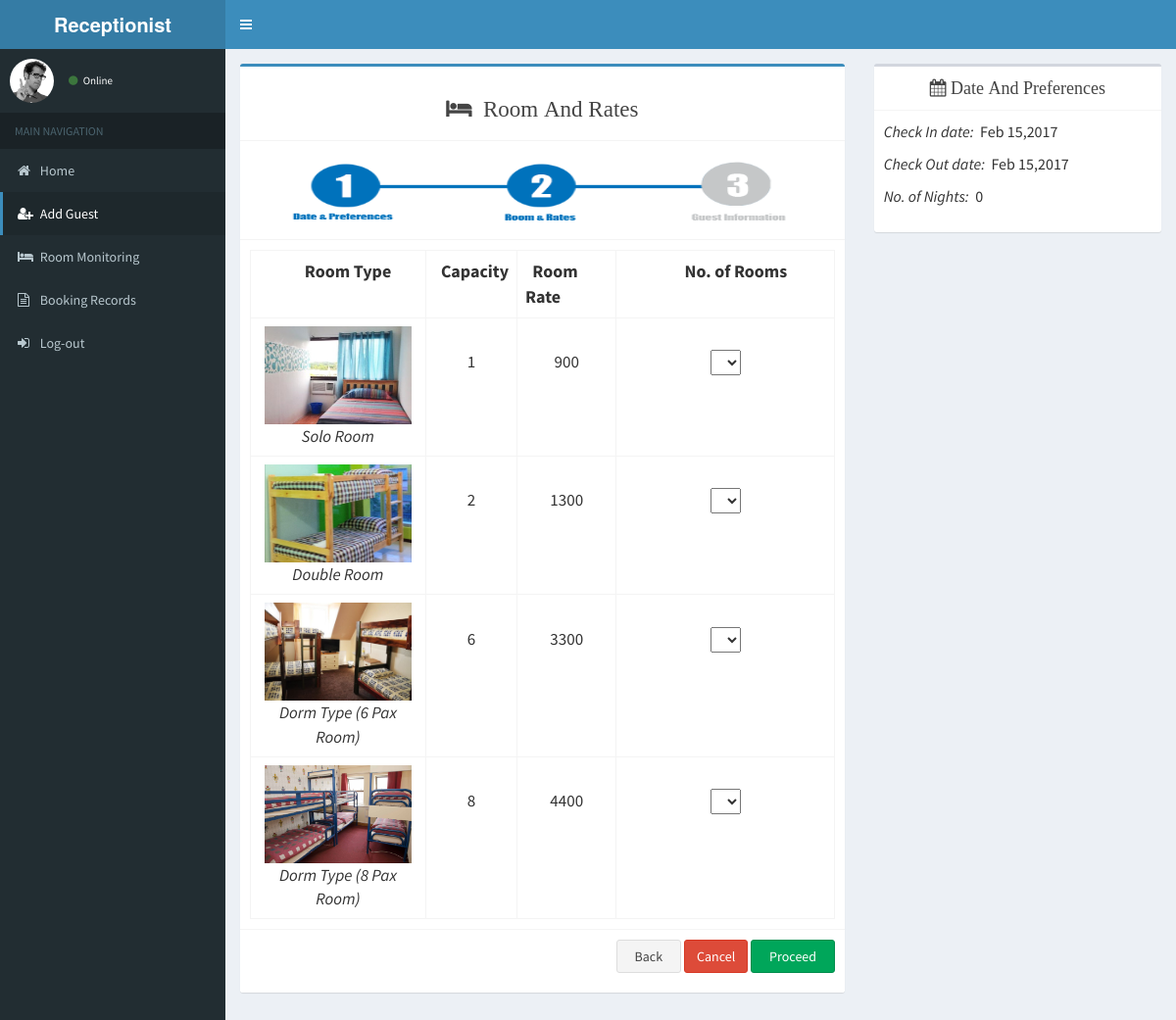
The app's page /Receptionist/addGuest2.php with its own data.
### tables this page shows
CREATE TABLE `tbl_room_online` (
  `room_online_id` int(255) NOT NULL,
  `roomtype` varchar(255) NOT NULL,
  `roomrates` int(255) NOT NULL,
  `capacity` int(255) NOT NULL,
  `category` varchar(255) NOT NULL,
  `image` longblob NOT NULL
);

### Receptionist/addGuest2.php (the view, shortened to what this page needs)
<!DOCTYPE html>
<html>
<head>
  <link rel="stylesheet" href="bootstrap/css/bootstrap.min.css">
  <link rel="stylesheet" href="https://maxcdn.bootstrapcdn.com/font-awesome/4.4.0/css/font-awesome.min.css">
  <link rel="stylesheet" href="https://code.ionicframework.com/ionicons/2.0.1/css/ionicons.min.css">
  <link rel="stylesheet" href="dist/css/AdminLTE.min.css">
  <link rel="stylesheet" href="dist/css/skins/_all-skins.min.css">
  <link rel="stylesheet" href="plugins/iCheck/flat/blue.css">
  <link rel="stylesheet" href="plugins/morris/morris.css">
  <link rel="stylesheet" href="plugins/jvectormap/jquery-jvectormap-1.2.2.css">
  <link rel="stylesheet" href="plugins/datepicker/datepicker3.css">
  <link rel="stylesheet" href="plugins/daterangepicker/daterangepicker-bs3.css">
  <link rel="stylesheet" href="plugins/bootstrap-wysihtml5/bootstrap3-wysihtml5.min.css">
 <link rel="stylesheet" href="bootstrap/css/bootstrap.min.css">
  <link rel="stylesheet" href="https://maxcdn.bootstrapcdn.com/font-awesome/4.4.0/css/font-awesome.min.css">
  <link rel="stylesheet" href="https://code.ionicframework.com/ionicons/2.0.1/css/ionicons.min.css">
  <link rel="stylesheet" href="plugins/datatables/dataTables.bootstrap.css">
  <link rel="stylesheet" href="dist/css/AdminLTE.min.css">
  <link rel="stylesheet" href="../../dist/css/skins/_all-skins.min.css">
</head>
<body class="hold-transition skin-blue fixed sidebar-mini">
<div class="wrapper">
  <header class="main-header">
    <a href="" class="logo">
      <span class="logo-lg"><b>Receptionist</b></span>
    </a>
    <nav class="navbar navbar-static-top" role="navigation">
      <a href="" class="sidebar-toggle" data-toggle="offcanvas" role="button">
      </a>
    </nav>
  </header>
  <aside class="main-sidebar">
    <section class="sidebar">
      <div class="user-panel">
        <div class="pull-left image">
          <img src="dist/img/user2-160x160.jpg" class="img-circle" alt="User Image">
        </div>
        <div class="pull-left info">
          <a href="#"><i class="fa fa-circle text-success"></i> Online</a>
        </div>
      </div>
     <ul class="sidebar-menu">
        <li class="header">MAIN NAVIGATION</li>
		 <li>
          <a href="home.php">
            <i class="fa  fa-home"></i> <span>Home</span>
          </a>
		  </li>
		   <li class="active" >
          <a href="addGuest1.php">
            <i class="fa  fa-user-plus"></i> <span>Add Guest</span>
          </a>
		  </li>
		  <li>
          <a href="roomMonitoring.php">
            <i class="fa fa-bed"></i> <span>Room Monitoring</span>
          </a>
        </li>
		<li>
          <a href="bookingRecords.php">
             <i class="fa fa-file-text-o"></i> <span>Booking Records</span>
          </a>
        </li>
        <li>
          <a href="rlogout.php">
            <i class="fa fa-sign-in"></i> <span>Log-out</span>
          </a>
        </li>
      </ul>
    </section>
  </aside>
<div class="content-wrapper">
<?php
    $checkin = $_GET['checkin'];
    $checkout = $_GET['checkout'];
	$getLinks = "SELECT * FROM tbl_room_online WHERE category = 'Soloroom'";
	$result = mysql_query($getLinks);
	while($rs=mysql_fetch_array($result)) {
		$roomtype= $rs['roomtype'];
		$roomrate = $rs['roomrates'];
		$capacity = $rs['capacity'];
	}
	$getLinks1 = "SELECT * FROM tbl_room_online WHERE category = 'Doubleroom'";
	$result1 = mysql_query($getLinks1);
	while($rs=mysql_fetch_array($result1)) {
		$roomtype1= $rs['roomtype'];
		$roomrate1 = $rs['roomrates'];
		$capacity1 = $rs['capacity'];
	}
	$getLinks2 = "SELECT * FROM tbl_room_online WHERE category = 'Sixbedroom'";
	$result2 = mysql_query($getLinks2);
	while($rs=mysql_fetch_array($result2)) {
		$roomtype2= $rs['roomtype'];
		$roomrate2 = $rs['roomrates'];
		$capacity2 = $rs['capacity'];
	}
	$getLinks3 = "SELECT * FROM tbl_room_online WHERE category = 'Eightbedroom'";
	$result3 = mysql_query($getLinks3);
	while($rs=mysql_fetch_array($result3)) {
		$roomtype3= $rs['roomtype'];
		$roomrate3 = $rs['roomrates'];
		$capacity3 = $rs['capacity'];
	}
?>
    <section class="content" id="font">
	<div class="row">
	<div class="col-md-8">
	<div class="box box-primary">
            <div class="box-header with-border">
            <h3 align="center"><i class = "fa fa-bed">&nbsp;&nbsp;Room And Rates</i></h3>
            </div>
			<div class="box-header with-border">
				<center><div class="box-title"><img height="80" width="525" src="../Yujinn/assets/img/steps/Step2.png"></div></center>
			</div>
			 <div>
            <div class="box-body">
              <table class="table table-bordered">
                <tr>
                  <th style="width: 30%">&nbsp;&nbsp;&nbsp;&nbsp;&nbsp;&nbsp;&nbsp;&nbsp;&nbsp;&nbsp;&nbsp;&nbsp;&nbsp;Room Type</th>
				  <th style="width: 15%">&nbsp;&nbsp;Capacity</th>
				  <th style="width: 17%">&nbsp;&nbsp;Room Rate</th>
                  <th style="width: 10px">&nbsp;&nbsp;&nbsp;&nbsp;&nbsp;&nbsp;&nbsp;&nbsp;&nbsp;&nbsp;&nbsp;&nbsp;&nbsp;&nbsp;&nbsp;&nbsp;&nbsp;No. of Rooms</th>
                </tr>
	<form action="addGuest3.php" method="GET">
                <tr align="center">
                  <td><img height="100" width="150" src="assets/img/rooms/soloroom.jpg" class="image"><br><i id="font"><?php echo $roomtype;?></i></td>
                  <td><br><?php echo $capacity; ?></td>
                  <td><br><?php echo $roomrate; ?></td>
                  <td><br>
	<?php
    $qrycat1 = mysql_query("SELECT * FROM tbl_room WHERE category = 'Soloroom'");
    $numcat1 = mysql_num_rows($qrycat1);
    if($numcat1 <= 0)
    {
      echo 'No available rooms!<br> Please select another date.';
    }
    else
    {
    ?>
      <select name="number1" class = "x number1">
        <option value=""></option>
      <?php
      $ctr1 = 1;
      while($numcat1 >= $ctr1)
      {
        ?>
        <option value="<?php echo $ctr1;?>"><?php echo $ctr1;?></option>
        <?php
        $ctr1++;
      }
	}
      ?>
 </select>
</td>
 </tr>
                <tr align="center">
				  <td><img height="100" width="150" src="assets/img/rooms/doubleroom.jpg" class="image"><br><i id="font"><?php echo $roomtype1;?></i></td>
                  <td><br><?php echo $capacity1; ?></td>
                  <td><br><?php echo $roomrate1; ?></td>
                  <td><br>
	<?php
    $qrycat2 = mysql_query("SELECT * FROM tbl_room WHERE category = 'Doubleroom'");
    $numcat2 = mysql_num_rows($qrycat2);
    if($numcat2 <= 0)
    {
      echo 'No available rooms!<br> Please select another date.';
    }
    else
    {
    ?>
      <select name="number2" class = "x number2">
        <option value=""></option>
      <?php
      $ctr2 = 1;
      while($numcat2 >= $ctr2)
      {
        ?>
        <option value="<?php echo $ctr2;?>"><?php echo $ctr2;?></option>
        <?php
        $ctr2++;
      }
	}
      ?>
 </select>
</td>
</tr>
                <tr align="center">
				  <td><img height="100" width="150" src="assets/img/rooms/sixbed.jpg" class="image"><br><i id="font"><?php echo $roomtype2;?><i></td>
                  <td><br><?php echo $capacity2; ?></td>
                  <td><br><?php echo $roomrate2; ?></td>
                  <td><br>
	<?php
    $qrycat3 = mysql_query("SELECT * FROM tbl_room WHERE category = 'Sixbedroom'");
    $numcat3 = mysql_num_rows($qrycat3);
    if($numcat3 <= 0)
    {
      echo 'No available rooms!<br> Please select another date.';
    }
    else
    {
    ?>
      <select name="number3" class = "x number3">
        <option value=""></option>
      <?php
      $ctr3 = 1;
      while($numcat3 >= $ctr3)
      {
        ?>
        <option value="<?php echo $ctr3;?>"><?php echo $ctr3;?></option>
        <?php
        $ctr3++;
      }
	}
      ?>
 </select>
</td>
</tr>
                <tr align="center">
				  <td><img height="100" width="150" src="assets/img/rooms/eightbed.jpg" class="image"><br><i id="font"><?php echo $roomtype3;?></i></td>
                  <td><br><?php echo $capacity3; ?></td>
                  <td><br><?php echo $roomrate3; ?></td>
                  <td><br>
	<?php
    $qrycat4 = mysql_query("SELECT * FROM tbl_room WHERE category = 'Eightbedroom'");
    $numcat4 = mysql_num_rows($qrycat4);
    if($numcat4 <= 0)
    {
      echo 'No available rooms!<br> Please select another date.';
    }
    else
    {
    ?>
      <select name="number4" class = "x number4">
        <option value=""></option>
      <?php
      $ctr4 = 1;
      while($numcat4 >= $ctr4)
      {
        ?>
        <option value="<?php echo $ctr4;?>"><?php echo $ctr4;?></option>
        <?php
        $ctr4++;
      }
	}
      ?>
 </select>
				  </td>
                </tr>
              </table>
            </div>
            <div class="box-footer clearfix">
				<p align="right">
				<a href="addGuest1.php">
					<button type="button" class="btn btn-default" name="back">&nbsp;&nbsp;Back&nbsp;&nbsp;</button>
				</a>
				<button type="button" class="btn btn-danger" name="cancel" id="btncancel">Cancel</button>
				<button type="submit" id="" name="proceed" class="btn btn-success btn-md">&nbsp;&nbsp;Proceed&nbsp;&nbsp;</button>
				</p>
			</div>
          </div>
</div>
</div>
<div class="col-md-4">
    <div class="box box-default">
        <div class="box-header with-border">
			<center>
				<h2 class="box-title"><i class="fa fa-calendar">&nbsp;Date And Preferences</i></h2>
			</center>
        </div>
        <form class="form-horizontal">
		<div class="box-body">
			<div class="form-group">
				<p><i>Check In date:</i>&nbsp;&nbsp;<?php echo date_format(date_create($checkin),"M j,Y");?></p>
				<p><i>Check Out date:</i>&nbsp;&nbsp;<?php echo date_format(date_create($checkout),"M j,Y");?></p>
				<?php $nights = ((strtotime($checkout) - strtotime($checkin)) / (60*60*24)); ?>
				<p><i>No. of Nights:</i>&nbsp;&nbsp;<?php echo $nights;?></p>
            </div>
        </div>
        </form>
    </div>
</section>
</div>
</body>
<body>
</body>
</html>

### Receptionist/addGuest2.php (style rules this page uses)
#font { font-size:20px; }
p { font-size:16px; }
th { font-size:18px; font-style: bold; }
#font { font-size:17px; }
h3 { font-size:23px; }

### records on screen
tbl_room_online: roomtype "Solo Room", capacity "1", roomrates "900"
tbl_room_online: roomtype "Double Room", capacity "2", roomrates "1300"
tbl_room_online: roomtype "Dorm Type (6 Pax Room)", capacity "6", roomrates "3300"
tbl_room_online: roomtype "Dorm Type (8 Pax Room)", capacity "8", roomrates "4400"

### other values on screen
date_format(date_create($checkin),"M j,Y") "Feb 15,2017"
date_format(date_create($checkout),"M j,Y") "Feb 15,2017"
$nights "0"
